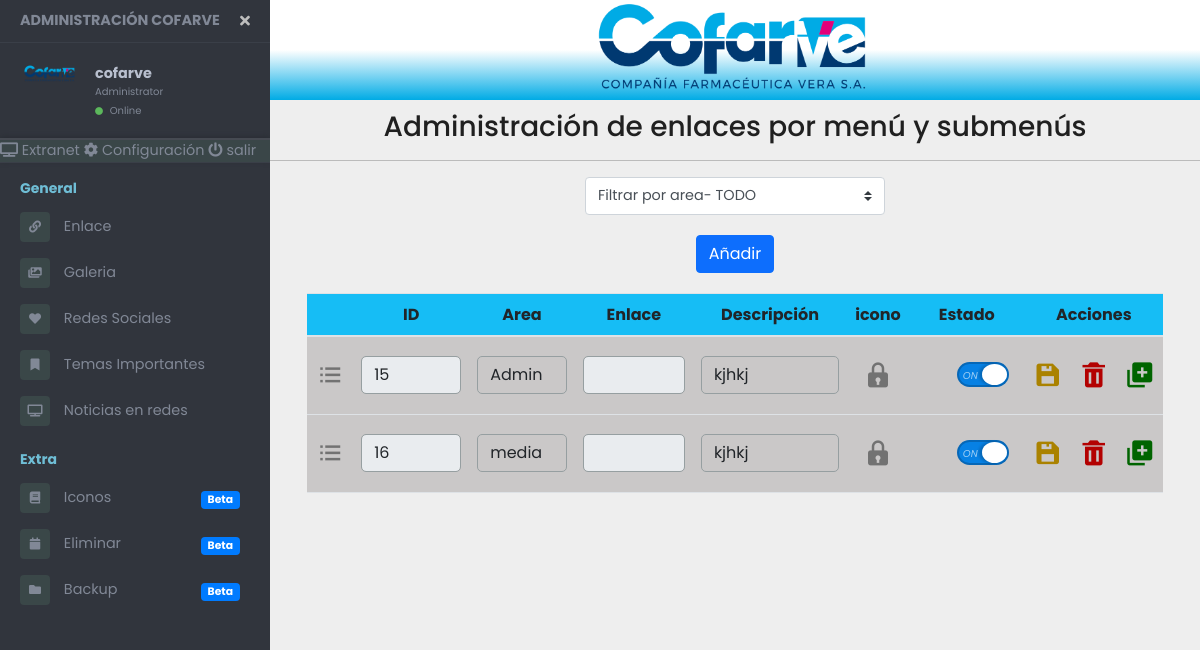
The page /administrador/ (signed in) on the database its author committed.
### blog/models.py (models this page shows, shortened)
class link(models.Model):
    id = models.AutoField( primary_key=True)
    linkP1 = models.CharField(max_length=100) # codigo de menu
    name = models.CharField(max_length=100)
    description = models.CharField(max_length=200, blank=True)
    icon = models.CharField(max_length=300)
    state = models.BooleanField()

### blog/views/viewsEnlace.py (the view)
# urls.py: path('administrador/',login_required(viewsEnlace.administrador), name= 'admin'),
def administrador(request):
    enlace = link.objects.all()
    enlace2 = linkSecond.objects.all()
    iconos = stockIcon.objects.all()
    lastValue = link.objects.last()
    form2 = PostSubmenu()
    form = PostForm()
    if request.method == "POST":
        form2 = PostSubmenu(request.POST)
        form = PostForm(request.POST)
        if form.is_valid() :
            post = form.save(commit=False)
            post.save()
            ser_instance = serializers.serialize('json', [ post, ])
            return JsonResponse({"instance": ser_instance}, status=200)
        if form2.is_valid():
            post2 = form2.save(commit=False)
            post2.save()
            ser_instance = serializers.serialize('json', [ post2, ])
            return JsonResponse({"instance": ser_instance}, status=200)
    else:
        form = PostForm()
        form2 = PostSubmenu()
    contexto = {'link':enlace, 'link2':enlace2, 'icon':iconos,'form': form, 'form2':form2, 'lastValue':lastValue}
    return render(request, 'admin.html', contexto)

### blog/forms.py
class PostForm(forms.ModelForm):
    class Meta:
        model = link
        fields = ('id', 'linkP1', 'name','description','icon', 'state', )

class PostSubmenu(forms.ModelForm):
    class Meta:
        model = linkSecond
        fields = ('id', 'name', 'enlaceP','description','state', 'linkP', )

### public/templates/admin.html (shortened to what this page needs)
{% extends 'encabezado2.html' %}
{% load static %}
  {% block estilos %}
  <link rel="stylesheet" href='{% static "./css/styleAdmin.css" %}'>
  <link rel="stylesheet" href='{% static "./css/checkbox.css" %}'>
  {% endblock estilos %}
  {% block cuerpo %}
  <div class="header">
    <h3 class="encabezado">Administración de enlaces por menú y submenús</h3>
    <hr>
    <div class="caja-tabla">
      <div class="caja-box ">
        <form action="" method="post">
           <select class="browser-default custom-select combo" onchange="filtroAreaP()" id="areaP">
          <option selected="" value="TFiltro" id="todoFiltro">Filtrar por area- TODO</option>
        </select>
        </form>
      </div>
      <button type="button" data-toggle="modal" data-target="#ModalMenu"
        class="btn btn-primary btn-nuevo">Añadir</button>
      <table class="table" id="tablaT">
        <thead class="" id="table-head">
          <tr>
            <th></th>
            <th>ID</th>
            <th>Area</th>
            <th>Enlace</th>
            <th>Descripción</th>
            <th>icono</th>
            <th>Estado</th>
            <th colspan="3">Acciones</th>
          </tr>
        </thead>
        <tbody>
          {% for enlace in link %}
          <form action="{% url 'update' enlace.id %}" method="post" class="post-form" id="FormUpdate{{enlace.id}}">
            <tr class="item-main contenidoMenu" id="contenidoMenu{{enlace.id}}">
              <td onclick="showHideRow('{{enlace.linkP1}}');"><i class='bx bx-list-ul icon-flecha icon-item'
                  id="{{enlace.linkP1}}"></i></td>
              <td> <input type="text" name="{{form.id.name}}" id="" class="text-id form-control txt-general "
                  value="{{enlace.id}}" readonly></td>
              <td><input type="text" name="{{form.name.name}}" id="" class="form-control txt-general "
                  value="{{enlace.name}}"></td>
              <td><input type="text" name="" id="" class="form-control txt-general "
                  value="" readonly></td>
              <td><input type="text" name="{{form.description.name}}" id="" class="form-control txt-general "
                  value="{{enlace.description}}"></td>
              <td>
                <a href="" data-toggle="modal" data-target="#ModalUpddate" onclick="guardarDato('{{enlace.id}}') "><i
                    class="{{enlace.icon}} icon-item icon-happy" id="iconoP-{{enlace.id}}"></i></a>
              </td>
              <td>
                <div class="form-check form-switch">
                  {% if enlace.state %}
                  <label class="content-input">
                    <i></i>
                  </label>
                  {% else %}
                  <label class="content-input">
                  <input class="form-check-input" name="{{form.state.name}}" type="checkbox"
                    id="flexSwitchCheckChecked">
                    <i></i>
                  </label>
                  {% endif %}
                </div>
              </td>
              <td> <a id="link2Update{{enlace.id}}" href="" onclick="confirmarUpdate(`FormUpdate{{enlace.id}}`); return false;" class="Button"><i
                    class='bx bxs-save icon-item icon-update' id=""></i></i></a></td>
              <td> <a id="linkUpdate{{enlace.id}}" href="#" onclick="DeleteMenu(`{% url 'delete' enlace.linkP1 %}`,`linkUpdate{{enlace.id}}`)" class="modal-action modal-close waves-effect waves-green btn-flat "><i
                    class='bx bxs-trash icon-item icon-delete' id=""></i></a></td>
              <td> <a href="" data-toggle="modal" data-target="#ModalMenu"><i
                    class='bx bxs-add-to-queue icon-item icon-nuevo'></i></a></td>
            </tr>
          </form>
          {% endfor %}
        </tbody>
      </table>
    </div>
  </div>
  {% endblock cuerpo %}

### public/templates/encabezado2.html (shortened to what this page needs)
{% load static %}
<link href="//maxcdn.bootstrapcdn.com/bootstrap/4.0.0/css/bootstrap.min.css" rel="stylesheet" id="bootstrap-css">
<!DOCTYPE html>
<html lang="en">
<head>
    <link rel="stylesheet" href="https://maxcdn.bootstrapcdn.com/bootstrap/4.0.0/css/bootstrap.min.css"
>
        <link href="https://cdn.jsdelivr.net/npm/bootstrap@5.1.3/dist/css/bootstrap.min.css" rel="stylesheet">
    <link rel="stylesheet" href='{% static "./../static/css/encabezado2.css" %}'>
    <link rel="stylesheet" href="https://cdn.jsdelivr.net/npm/boxicons@latest/css/boxicons.min.css" />
    <link rel="stylesheet" href='{% static "./css/styleAdmin.css" %}'>
    <link href="https://use.fontawesome.com/releases/v5.0.6/css/all.css" rel="stylesheet">
  {% block estilos %}
  {% endblock estilos %}
</head>
<body>
<div class="page-wrapper chiller-theme toggled">
  <nav id="sidebar" class="sidebar-wrapper">
    <div class="sidebar-content">
      <div class="sidebar-brand">
        <a href="/administrador">Administración Cofarve</a>
        <div id="close-sidebar">
          <i class="fas fa-times"></i>
        </div>
      </div>
      <div class="sidebar-header">
        <div class="user-pic">
          <img class="img-responsive img-rounded" src='{% static "./../static/img/cofarve.png" %}'  alt="User picture">
        </div>
        <div class="user-info">
          <span class="user-name">
            <strong>{{ user.username }}</strong>
          </span>
          <span class="user-role">Administrator</span>
          <span class="user-status">
            <i class="fa fa-circle"></i>
            <span>Online</span>
          </span>
        </div>
      </div>
      <div class="sidebar-brand2 ">
        <a href="/" target="_blank">
          <i class="fa fa-tv"> </i>
      Extranet
        </a>
        <a href="#" >
          <i class="fa fa-cog"></i>
           Configuración
        </a>
        <a href=""  data-toggle="modal" data-target="#ModalSalir"
        id="btnSubmenuid"  >
          <i class="fa fa-power-off"> </i>
          salir
        </a>
      </div>
      <div class="sidebar-menu">
        <ul>
          <li class="header-menu">
            <span>General</span>
          </li>
          <li>
            <a href="/administrador">
              <i class="fa fa-link"></i>
              <span>Enlace</span>
            </a>
          </li>
          <li >
            <a href="/galeria">
              <i class="fa fa-images"></i>
              <span>Galeria</span>
            </a>
          </li>
          <li class="">
            <a href="/redes-sociales">
              <i class="fa fa-heart"></i>
              <span>Redes Sociales</span>
            </a>
          </li>
          <li class="">
            <a href="/temas-importantes">
              <i class="fa fa-bookmark"></i>
              <span>Temas Importantes</span>
            </a>
          </li>
          <li class="">
            <a href="/noticias">
              <i class="fa fa-tv"></i>
              <span>Noticias en redes</span>
            </a>
          </li>
          <li class="header-menu">
            <span>Extra</span>
          </li>
          <li>
            <a href="#">
              <i class="fa fa-book"></i>
              <span>Iconos</span>
              <span class="badge badge-pill badge-primary">Beta</span>
            </a>
          </li>
          <li>
            <a href="#">
              <i class="fa fa-calendar"></i>
              <span>Eliminar</span>
              <span class="badge badge-pill badge-primary">Beta</span>
            </a>
          </li>
          <li>
            <a href="#">
              <i class="fa fa-folder"></i>
              <span>Backup</span>
              <span class="badge badge-pill badge-primary">Beta</span>
            </a>
          </li>
        </ul>
      </div>
    </div>
  </nav>
  <main class="page-content">
    <div class="content">
      <div id="imagenMain-AD">
        <img src='{% static "./img/cofarve.png" %}'>
      </div>
    {% block cuerpo %}
    {% endblock cuerpo %}
  </main>
</div>
</html>

### public/static/css/encabezado2.css (style rules this page uses)
body { font-size: 0.9rem; }
.page-wrapper .sidebar-wrapper, .sidebar-wrapper .sidebar-brand2 .sidebar-brand > a, .sidebar-wrapper .sidebar-dropdown > a:after, .sidebar-wrapper .sidebar-menu .sidebar-dropdown .sidebar-submenu li a:before, .sidebar-wrapper ul li a i, .page-wrapper .page-content, .sidebar-wrapper .sidebar-menu ul li a, #show-sidebar, #close-sidebar { -webkit-transition: all 0.3s ease; -moz-transition: all 0.3s ease; -ms-transition: all 0.3s ease; -o-transition: all 0.3s ease; transition: all 0.3s ease; }
.page-wrapper { height: 100vh; }
.page-wrapper.toggled .sidebar-wrapper { left: 0px; }
@media screen and (min-width: 768px) { .page-wrapper.toggled .page-content { padding-left: 270px; } }
.sidebar-wrapper { width: 270px; height: 100%; max-height: 100%; position: fixed; top: 0; left: -300px; z-index: 999; }
.sidebar-wrapper ul { list-style-type: none; padding: 0; margin: 0; }
.sidebar-wrapper a { text-decoration: none; }
.sidebar-content { max-height: calc(100% - 30px); height: calc(100% - 30px); overflow-y: auto; position: relative; }
.sidebar-wrapper .sidebar-brand { padding: 10px 20px; display: flex; align-items: center; }
.sidebar-wrapper .sidebar-brand > a { text-transform: uppercase; font-weight: bold; flex-grow: 1; }
.sidebar-wrapper .sidebar-header { padding: 20px; overflow: hidden; }
.sidebar-wrapper .sidebar-header .user-pic { float: left; width: 60px; padding: 2px; border-radius: 12px; margin-right: 15px; overflow: hidden; }
.sidebar-wrapper .sidebar-header .user-pic img { object-fit: cover; width: 100%; }
.sidebar-wrapper .sidebar-header .user-info { float: left; }
.sidebar-wrapper .sidebar-header .user-info > span { display: block; }
.sidebar-wrapper .sidebar-header .user-info .user-role { font-size: 10px; }
.sidebar-wrapper .sidebar-header .user-info .user-status { font-size: 10px; margin-top: 4px; }
.sidebar-wrapper .sidebar-header .user-info .user-status i { font-size: 8px; margin-right: 4px; color: #5cb85c; }
.sidebar-wrapper .sidebar-menu { padding-bottom: 10px; }
.sidebar-wrapper .sidebar-menu .header-menu span { font-weight: bold; font-size: 14px; padding: 15px 20px 5px 20px; display: inline-block; }
.sidebar-wrapper .sidebar-menu ul li a { display: inline-block; width: 100%; text-decoration: none; position: relative; padding: 8px 30px 8px 20px; }
.sidebar-wrapper .sidebar-menu ul li a i { margin-right: 10px; font-size: 12px; width: 30px; height: 30px; line-height: 30px; text-align: center; border-radius: 4px; }
.sidebar-wrapper .sidebar-menu ul li a span.label, .sidebar-wrapper .sidebar-menu ul li a span.badge { float: right; margin-top: 8px; margin-left: 5px; }
.page-wrapper .page-content { display: inline-block; width: 100%; padding-left: 0px; }
.page-wrapper .page-content { overflow-x: hidden; }
.chiller-theme .sidebar-wrapper { background: #31353D; }
.chiller-theme .sidebar-wrapper .sidebar-header, .chiller-theme .sidebar-wrapper .sidebar-menu { border-top: 1px solid #3a3f48; }
.chiller-theme .sidebar-wrapper .sidebar-header .user-info .user-role, .chiller-theme .sidebar-wrapper .sidebar-header .user-info .user-status, .chiller-theme .sidebar-wrapper input.search-menu, .chiller-theme .sidebar-wrapper .input-group-text, .chiller-theme .sidebar-wrapper .sidebar-brand>a, .chiller-theme .sidebar-wrapper .sidebar-menu ul li a, .chiller-theme .sidebar-footer>a { color: #818896; }
.chiller-theme .sidebar-wrapper .sidebar-menu ul li:hover>a, .chiller-theme .sidebar-wrapper .sidebar-menu .sidebar-dropdown.active>a, .chiller-theme .sidebar-wrapper .sidebar-header .user-info, .chiller-theme .sidebar-wrapper .sidebar-brand>a:hover, .chiller-theme .sidebar-footer>a:hover i { color: #b8bfce; }
.page-wrapper.chiller-theme.toggled #close-sidebar { color: #bdbdbd; }
.sidebar-brand2>a { color: #818896; }
.chiller-theme .sidebar-wrapper .sidebar-menu ul li a i, .chiller-theme .sidebar-wrapper .sidebar-menu .sidebar-dropdown div, .chiller-theme .sidebar-wrapper input.search-menu, .chiller-theme .sidebar-wrapper .input-group-text { background: #3a4748; }
.chiller-theme .sidebar-wrapper .sidebar-menu .header-menu span { color: #6fbed6; }
.chiller-theme .sidebar-brand2 { background: #3a4648; box-shadow: 0px -1px 5px #282c33; border-top: 2px solid #464a52; }
.chiller-theme .sidebar-brand2>a:first-child { border-left: none; }
.chiller-theme .sidebar-brand2>a:last-child { border-right: none; }

### rows shown on the page
link: id "15", name "Admin", description "kjhkj"
link: id "16", name "media", description "kjhkj"

### other values the page prints
{{ user.username }} "cofarve"
